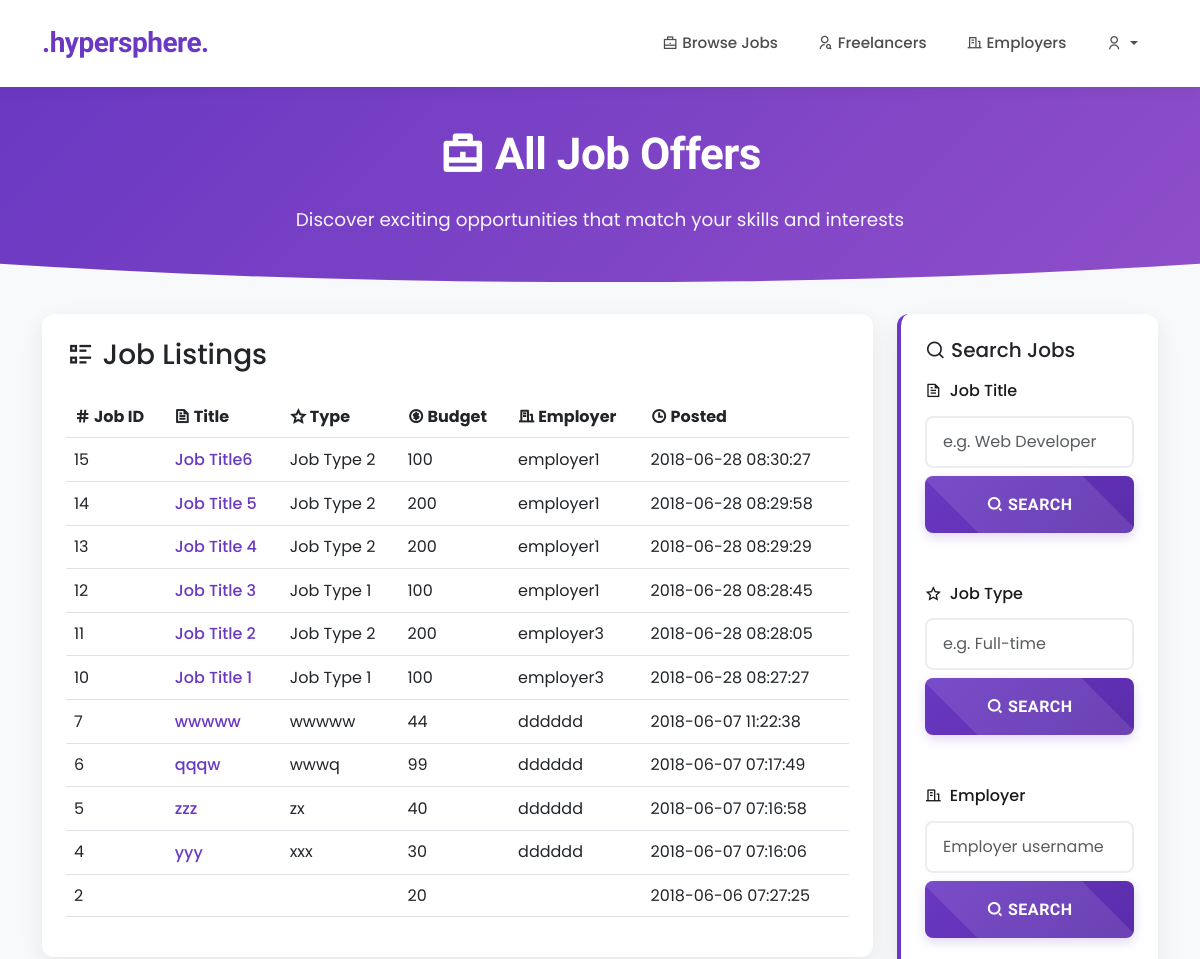
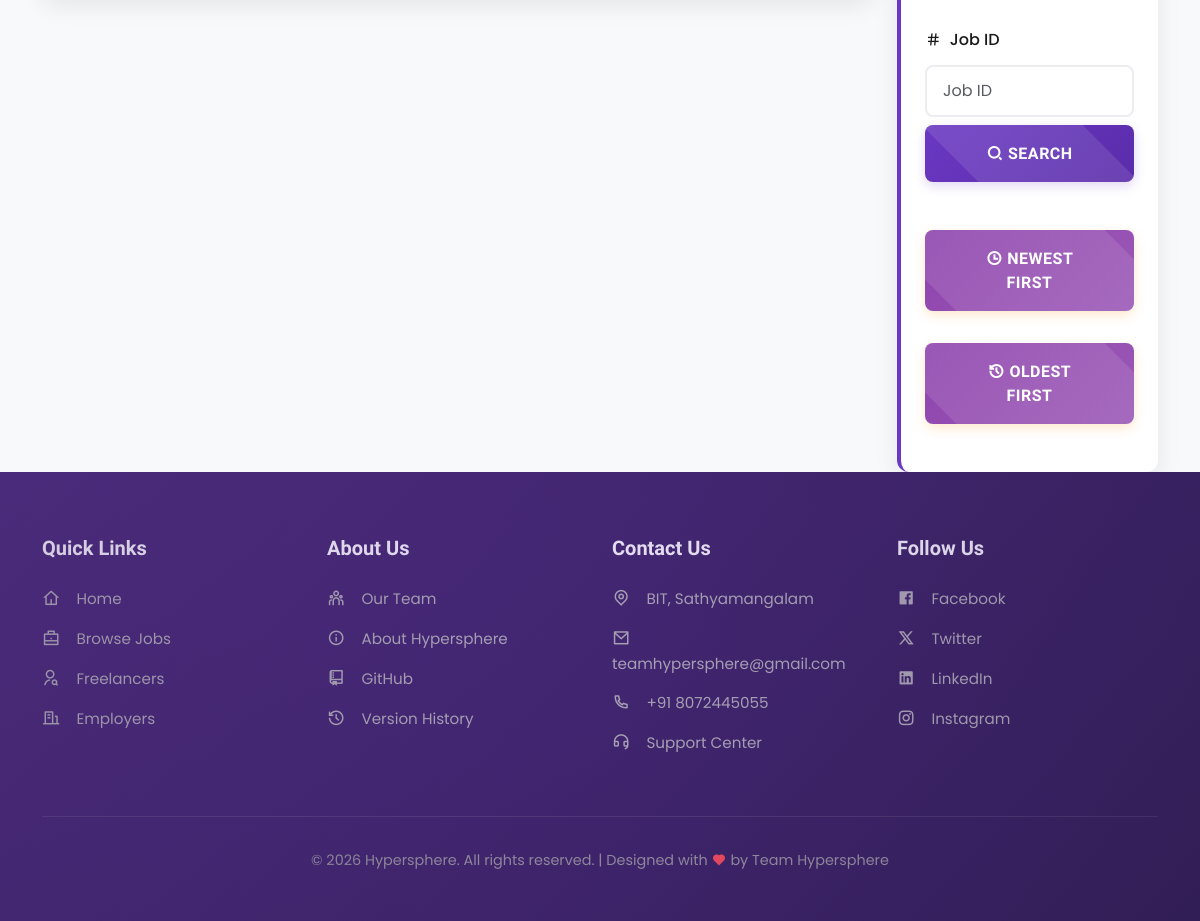
/allJob.php, run on the app's committed database (2 pictures, top to bottom).
### tables this page shows
CREATE TABLE `job_offer` (
  `job_id` bigint(20) UNSIGNED NOT NULL,
  `title` varchar(200) NOT NULL,
  `type` varchar(200) NOT NULL,
  `description` varchar(1000) NOT NULL,
  `budget` int(11) NOT NULL,
  `skills` varchar(200) NOT NULL,
  `special_skill` varchar(200) NOT NULL,
  `e_username` varchar(200) NOT NULL,
  `valid` tinyint(1) NOT NULL,
  `timestamp` timestamp NOT NULL DEFAULT CURRENT_TIMESTAMP
);

### allJob.php (the view, shortened to what this page needs)
<?php include('server.php');
if(isset($_SESSION["Username"])){
    $username=$_SESSION["Username"];
    if ($_SESSION["Usertype"]==1) {
        $linkPro="freelancerProfile.php";
        $linkEditPro="editFreelancer.php";
        $linkBtn="applyJob.php";
        $textBtn="Apply for this job";
    }
    else{
        $linkPro="employerProfile.php";
        $linkEditPro="editEmployer.php";
        $linkBtn="editJob.php";
        $textBtn="Edit the job offer";
    }
}
else{
    $username="";
}
$sql = "SELECT * FROM job_offer WHERE valid=1 ORDER BY timestamp DESC";
$result = $conn->query($sql);
?>
<!DOCTYPE html>
<html lang="en">
<head>
    <link href="https://cdn.jsdelivr.net/npm/remixicon@4.2.0/fonts/remixicon.css" rel="stylesheet">
    <link href="https://cdn.jsdelivr.net/npm/bootstrap@5.3.0/dist/css/bootstrap.min.css" rel="stylesheet">
</head>
<body>
<nav class="navbar navbar-expand-lg navbar-light fixed-top">
    <div class="container">
        <a class="navbar-brand" href="index.php"><span style="font-weight: 700; color: #6A38C2;">.hypersphere.</span></a>
        <div class="collapse navbar-collapse" id="navbarNav">
            <ul class="navbar-nav ms-auto">
                <li class="nav-item"><a class="nav-link" href="allJob.php"><i class="ri-briefcase-line"></i> Browse Jobs</a></li>
                <li class="nav-item"><a class="nav-link" href="allFreelancer.php"><i class="ri-user-search-line"></i> Freelancers</a></li>
                <li class="nav-item"><a class="nav-link" href="allEmployer.php"><i class="ri-building-line"></i> Employers</a></li>
                <li class="nav-item dropdown">
                    <a class="nav-link dropdown-toggle d-flex align-items-center" href="#" id="navbarDropdown" role="button" data-bs-toggle="dropdown">
                        <i class="ri-user-line me-1"></i> <?php echo $username; ?>
                    </a>
                </li>
            </ul>
        </div>
    </div>
</nav>
<div class="hero-section">
    <div class="container">
        <div class="page-header animate-fade">
            <h1><i class="ri-briefcase-line"></i> All Job Offers</h1>
            <p>Discover exciting opportunities that match your skills and interests</p>
        </div>
    </div>
</div>
<div class="container main-content">
    <div class="row g-4">
        <div class="col-lg-9">
            <div class="card p-4">
                <div class="d-flex justify-content-between align-items-center mb-4">
                    <h3 class="mb-0"><i class="ri-list-check-2"></i> Job Listings</h3>
                </div>
                <div class="table-responsive">
                    <table class="table table-hover align-middle">
                        <thead class="bg-primary text-white">
                            <tr>
                                <th><i class="ri-hashtag"></i> Job ID</th>
                                <th><i class="ri-file-text-line"></i> Title</th>
                                <th><i class="ri-star-line"></i> Type</th>
                                <th><i class="ri-money-dollar-circle-line"></i> Budget</th>
                                <th><i class="ri-building-line"></i> Employer</th>
                                <th><i class="ri-time-line"></i> Posted</th>
                            </tr>
                        </thead>
                        <tbody>
                            <?php if ($result->num_rows > 0): ?>
                                <?php while($row = $result->fetch_assoc()): ?>
                                    <?php
                                        $job_id=$row["job_id"];
                                        $title=$row["title"];
                                        $type=$row["type"];
                                        $budget=$row["budget"];
                                        $e_username=$row["e_username"];
                                        $timestamp=$row["timestamp"];
                                    ?>
                                    <form action="allJob.php" method="post">
                                        <tr>
                                            <td><?php echo $job_id; ?></td>
                                            <td>
                                                <button type="submit" class="btn btn-link p-0 text-start">
                                                    <?php echo $title; ?>
                                                </button>
                                            </td>
                                            <td><?php echo $type; ?></td>
                                            <td><?php echo $budget; ?></td>
                                            <td><?php echo $e_username; ?></td>
                                            <td><?php echo $timestamp; ?></td>
                                        </tr>
                                    </form>
                                <?php endwhile; ?>
                            <?php endif; ?>
                        </tbody>
                    </table>
                </div>
            </div>
        </div>
        <div class="col-lg-3">
            <div class="card search-card">
                <h5 class="mb-3"><i class="ri-search-line"></i> Search Jobs</h5>
                <form action="allJob.php" method="post" class="mb-4">
                    <div class="form-group">
                        <label class="form-label"><i class="ri-file-text-line"></i> Job Title</label>
                        <input type="text" class="form-control" name="s_title" placeholder="e.g. Web Developer">
                        <button type="submit" class="btn btn-primary w-100 mt-2">
                            <i class="ri-search-2-line"></i> Search
                        </button>
                    </div>
                </form>
                <form action="allJob.php" method="post" class="mb-4">
                    <div class="form-group">
                        <label class="form-label"><i class="ri-star-line"></i> Job Type</label>
                        <input type="text" class="form-control" name="s_type" placeholder="e.g. Full-time">
                        <button type="submit" class="btn btn-primary w-100 mt-2">
                            <i class="ri-search-2-line"></i> Search
                        </button>
                    </div>
                </form>
                <form action="allJob.php" method="post" class="mb-4">
                    <div class="form-group">
                        <label class="form-label"><i class="ri-building-line"></i> Employer</label>
                        <input type="text" class="form-control" name="s_employer" placeholder="Employer username">
                        <button type="submit" class="btn btn-primary w-100 mt-2">
                            <i class="ri-search-2-line"></i> Search
                        </button>
                    </div>
                </form>
                <form action="allJob.php" method="post" class="mb-4">
                    <div class="form-group">
                        <label class="form-label"><i class="ri-hashtag"></i> Job ID</label>
                        <input type="text" class="form-control" name="s_id" placeholder="Job ID">
                        <button type="submit" class="btn btn-primary w-100 mt-2">
                            <i class="ri-search-2-line"></i> Search
                        </button>
                    </div>
                </form>
                <form action="allJob.php" method="post">
                    <div class="form-group">
                        <button type="submit" name="recentJob" class="btn btn-warning w-100 mb-2">
                            <i class="ri-time-line"></i> Newest First
                        </button>
                    </div>
                </form>
                <form action="allJob.php" method="post">
                    <div class="form-group">
                        <button type="submit" name="oldJob" class="btn btn-warning w-100">
                            <i class="ri-history-line"></i> Oldest First
                        </button>
                    </div>
                </form>
            </div>
        </div>
    </div>
</div>
<footer class="footer">
    <div class="container">
        <div class="row g-4">
            <div class="col-lg-3 col-md-6">
                <h3>Quick Links</h3>
                <a href="index.php"><i class="ri-home-4-line social-icon"></i> Home</a>
                <a href="allJob.php"><i class="ri-briefcase-line social-icon"></i> Browse Jobs</a>
                <a href="allFreelancer.php"><i class="ri-user-search-line social-icon"></i> Freelancers</a>
                <a href="allEmployer.php"><i class="ri-building-line social-icon"></i> Employers</a>
            </div>
            <div class="col-lg-3 col-md-6">
                <h3>About Us</h3>
                <a href="#"><i class="ri-team-line social-icon"></i> Our Team</a>
                <a href="#"><i class="ri-information-line social-icon"></i> About Hypersphere</a>
                <a href="#"><i class="ri-git-repository-line social-icon"></i> GitHub</a>
                <a href="#"><i class="ri-history-line social-icon"></i> Version History</a>
            </div>
            <div class="col-lg-3 col-md-6">
                <h3>Contact Us</h3>
                <a href="#"><i class="ri-map-pin-line social-icon"></i> BIT, Sathyamangalam</a>
                <a href="#"><i class="ri-mail-line social-icon"></i> teamhypersphere@gmail.com</a>
                <a href="#"><i class="ri-phone-line social-icon"></i> +91 8072445055</a>
                <a href="#"><i class="ri-customer-service-line social-icon"></i> Support Center</a>
            </div>
            <div class="col-lg-3 col-md-6">
                <h3>Follow Us</h3>
                <a href="#"><i class="ri-facebook-box-fill social-icon"></i> Facebook</a>
                <a href="#"><i class="ri-twitter-x-line social-icon"></i> Twitter</a>
                <a href="#"><i class="ri-linkedin-box-fill social-icon"></i> LinkedIn</a>
                <a href="#"><i class="ri-instagram-line social-icon"></i> Instagram</a>
            </div>
        </div>
        <div class="footer-bottom">
            <p>&copy; <?php echo date("Y"); ?> Hypersphere. All rights reserved. | Designed with <i class="ri-heart-fill" style="color: #ff4d4f;"></i> by Team Hypersphere</p>
        </div>
    </div>
</footer>
</body>
</html>

### data on the page
job_offer: job_id "15", title "Job Title6", type "Job Type 2", budget "100", e_username "employer1", timestamp "2018-06-28 08:30:27"
job_offer: job_id "14", title "Job Title 5", type "Job Type 2", budget "200", e_username "employer1", timestamp "2018-06-28 08:29:58"
job_offer: job_id "13", title "Job Title 4", type "Job Type 2", budget "200", e_username "employer1", timestamp "2018-06-28 08:29:29"
job_offer: job_id "12", title "Job Title 3", type "Job Type 1", budget "100", e_username "employer1", timestamp "2018-06-28 08:28:45"
job_offer: job_id "11", title "Job Title 2", type "Job Type 2", budget "200", e_username "employer3", timestamp "2018-06-28 08:28:05"
job_offer: job_id "10", title "Job Title 1", type "Job Type 1", budget "100", e_username "employer3", timestamp "2018-06-28 08:27:27"
job_offer: job_id "7", title "wwwww", type "wwwww", budget "44", e_username "dddddd", timestamp "2018-06-07 11:22:38"
job_offer: job_id "6", title "qqqw", type "wwwq", budget "99", e_username "dddddd", timestamp "2018-06-07 07:17:49"
job_offer: job_id "5", title "zzz", type "zx", budget "40", e_username "dddddd", timestamp "2018-06-07 07:16:58"
job_offer: job_id "4", title "yyy", type "xxx", budget "30", e_username "dddddd", timestamp "2018-06-07 07:16:06"
job_offer: job_id "2", budget "20", timestamp "2018-06-06 07:27:25"
